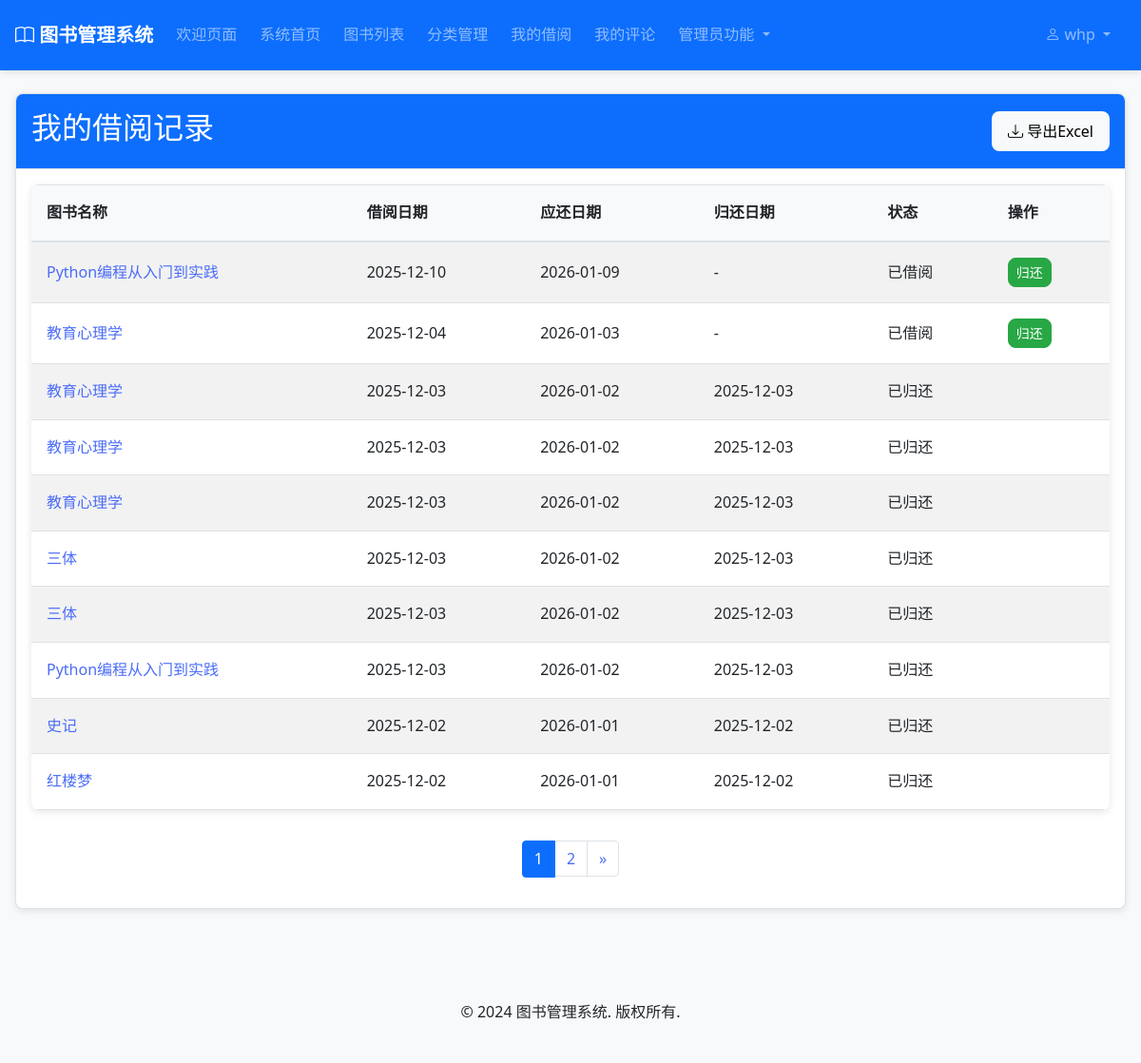
The app's page /borrowing/my-records/ (signed in), older data.
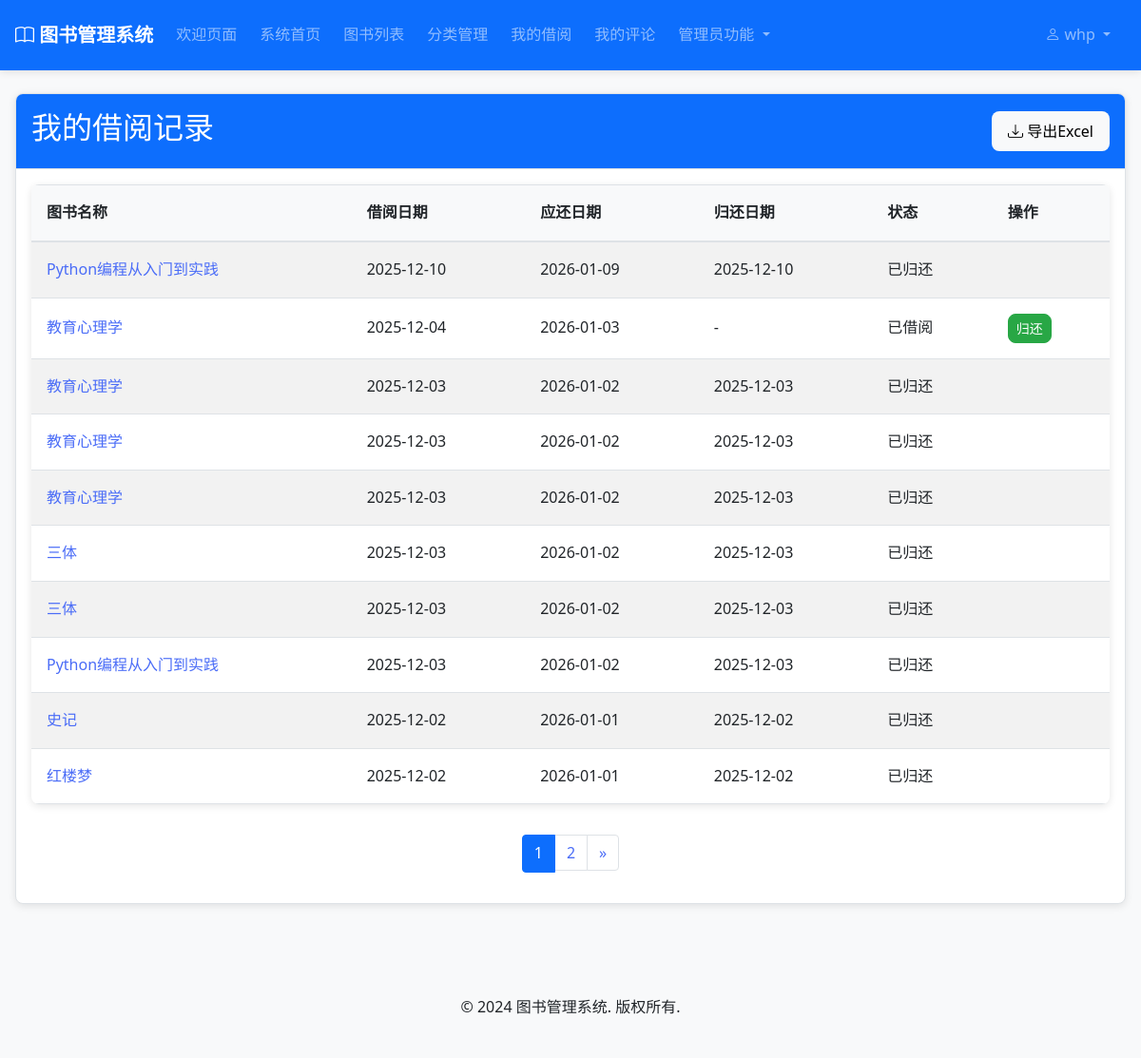
The same page, newer data.
### borrowing/models.py (models this page shows, shortened)
class BorrowRecord(models.Model):
    STATUS_CHOICES = [
        ('borrowed', '借阅中'),
        ('returned', '已归还'),
        ('overdue', '逾期'),
    ]
    user = models.ForeignKey(User, on_delete=models.CASCADE, verbose_name='借阅用户')
    book = models.ForeignKey(Book, on_delete=models.CASCADE, verbose_name='借阅图书')
    borrow_date = models.DateTimeField(auto_now_add=True, verbose_name='借阅时间')
    due_date = models.DateTimeField(verbose_name='应还时间')
    return_date = models.DateTimeField(null=True, blank=True, verbose_name='归还时间')
    status = models.CharField(max_length=20, choices=STATUS_CHOICES, default='borrowed', verbose_name='状态')
    notes = models.TextField(blank=True, null=True, verbose_name='备注')
    created_at = models.DateTimeField(auto_now_add=True, verbose_name='创建时间')
    updated_at = models.DateTimeField(auto_now=True, verbose_name='更新时间')
    class Meta:
        verbose_name = '借阅记录'
        verbose_name_plural = '借阅记录'
        ordering = ['-borrow_date']
    @property
    def is_overdue(self):
        from django.utils import timezone
        return self.status == 'borrowed' and timezone.now() > self.due_date
    @classmethod
    @transaction.atomic
    def check_and_update_overdue_status(cls, user=None):
        from django.utils import timezone
        now = timezone.now()
        query = cls.objects.filter(
            status='borrowed',
            due_date__lt=now
        )
        if user:
            query = query.filter(user=user)
        updated = query.update(status='overdue')
        if updated > 0:
            user_info = f"用户{user.username}的" if user else "所有"
            logger.info(f"更新了{updated}条{user_info}逾期记录的状态")
        return updated

### books/models.py (models this page shows, shortened)
class Book(models.Model):
    STATUS_CHOICES = [
        ('available', '可借阅'),
        ('borrowed', '已借出'),
        ('maintenance', '维护中'),
        ('lost', '丢失'),
    ]
    title = models.CharField(max_length=200, verbose_name='书名')
    author = models.CharField(max_length=100, verbose_name='作者')
    isbn = models.CharField(max_length=20, unique=True, verbose_name='ISBN')
    publisher = models.CharField(max_length=100, blank=True, null=True, verbose_name='出版社')
    publication_date = models.DateField(blank=True, null=True, verbose_name='出版日期')
    category = models.ForeignKey(Category, on_delete=models.PROTECT, null=True, blank=True, verbose_name='分类')
    description = models.TextField(blank=True, null=True, verbose_name='描述')
    cover_image = models.ImageField(upload_to='book_covers/', blank=True, null=True, verbose_name='封面图片')
    total_copies = models.PositiveIntegerField(default=1, verbose_name='总册数')
    available_copies = models.PositiveIntegerField(default=1, verbose_name='可借册数')
    location = models.CharField(max_length=50, blank=True, null=True, verbose_name='书架位置')
    status = models.CharField(max_length=20, choices=STATUS_CHOICES, default='available', verbose_name='状态')
    created_at = models.DateTimeField(auto_now_add=True, verbose_name='创建时间')
    updated_at = models.DateTimeField(auto_now=True, verbose_name='更新时间')
    class Meta:
        verbose_name = '图书'
        verbose_name_plural = '图书'

### borrowing/views.py (the view)
# urls.py: path('my-records/', views.my_borrow_records, name='my_records'),
@login_required
def my_borrow_records(request):
    BorrowRecord.check_and_update_overdue_status(user=request.user)
    records = BorrowRecord.objects.filter(user=request.user).order_by('-borrow_date')
    paginator = Paginator(records, 10)
    page_number = request.GET.get('page')
    page_obj = paginator.get_page(page_number)
    return render(request, 'borrowing/my_records.html', {'page_obj': page_obj})

### accounts/models.py (called while the page is built)
    @property
    def is_admin(self):
        return self.role == 'admin'

### templates/borrowing/my_records.html (shortened to what this page needs)
{% extends 'base.html' %}
{% block content %}
<div class="container my-4">
    <div class="card">
        <div class="card-header bg-primary text-white d-flex justify-content-between align-items-center">
            <h2>我的借阅记录</h2>
            <a href="{% url 'borrowing:export_my_records' %}" class="btn btn-light">
                <i class="bi bi-download"></i> 导出Excel
            </a>
        </div>
        <div class="card-body">
            {% if page_obj %}
            <table class="table table-striped">
                <thead>
                    <tr>
                        <th>图书名称</th>
                        <th>借阅日期</th>
                        <th>应还日期</th>
                        <th>归还日期</th>
                        <th>状态</th>
                        <th>操作</th>
                    </tr>
                </thead>
                <tbody>
                    {% for record in page_obj %}
                    <tr>
                        <td><a href="{% url 'books:book_detail' record.book.id %}">{{ record.book.title }}</a></td>
                        <td>{{ record.borrow_date|date:"Y-m-d" }}</td>
                        <td class="{% if record.is_overdue and record.status == 'borrowed' %}text-danger{% endif %}">
                            {{ record.due_date|date:"Y-m-d" }}
                        </td>
                        <td>{% if record.return_date %}{{ record.return_date|date:"Y-m-d" }}{% else %}-{% endif %}</td>
                        <td>
                            {% if record.status == 'borrowed' %}已借阅{% endif %}
                            {% if record.status == 'returned' %}已归还{% endif %}
                        </td>
                        <td>
                            {% if record.status == 'borrowed' %}
                            <form method="post" action="{% url 'borrowing:return_book' record.id %}" style="display: inline;">
                                <button type="submit" class="btn btn-success btn-sm">归还</button>
                            </form>
                            {% endif %}
                        </td>
                    </tr>
                    {% endfor %}
                </tbody>
            </table>
            <nav aria-label="Page navigation">
                <ul class="pagination justify-content-center">
                    {% for num in page_obj.paginator.page_range %}
                    {% if page_obj.number == num %}
                    <li class="page-item active"><span class="page-link">{{ num }}</span></li>
                    {% else %}
                    <li class="page-item"><a class="page-link" href="?page={{ num }}">{{ num }}</a></li>
                    {% endif %}
                    {% endfor %}
                    {% if page_obj.has_next %}
                    <li class="page-item">
                        <a class="page-link" href="?page={{ page_obj.next_page_number }}" aria-label="Next">
                            <span aria-hidden="true">&raquo;</span>
                        </a>
                    </li>
                    {% endif %}
                </ul>
            </nav>
            {% else %}
            <div class="alert alert-info" role="alert">
                暂无借阅记录
            </div>
            {% endif %}
        </div>
    </div>
</div>
{% endblock %}

Row changes from the older to the newer data that the page shows:
changed BorrowRecord (number 1 of 10 on the later page): return_date (not shown) → "2025-12-10"; status "已借阅 归还" → "已归还"; no longer shows "-"
